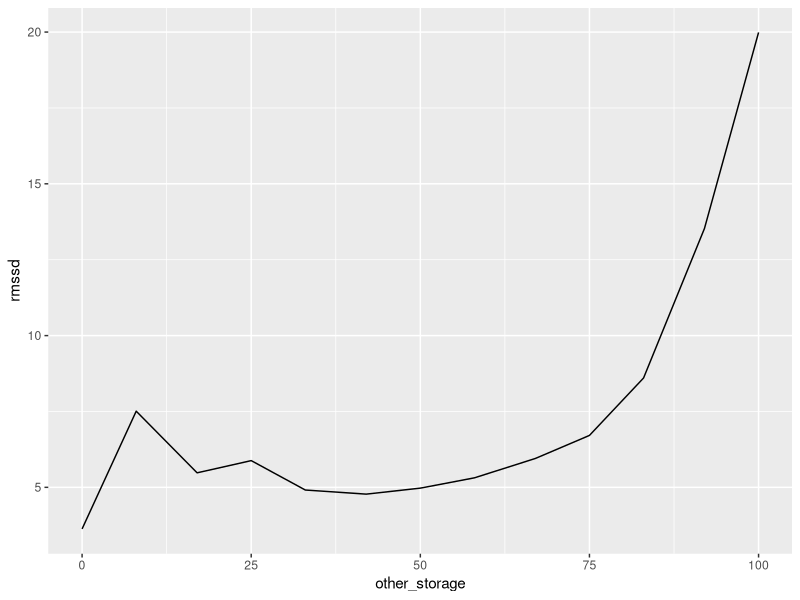
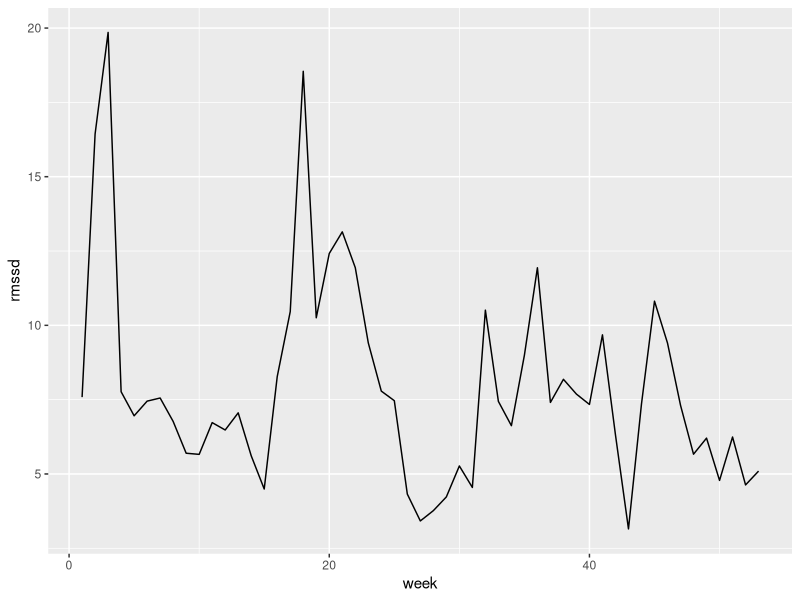
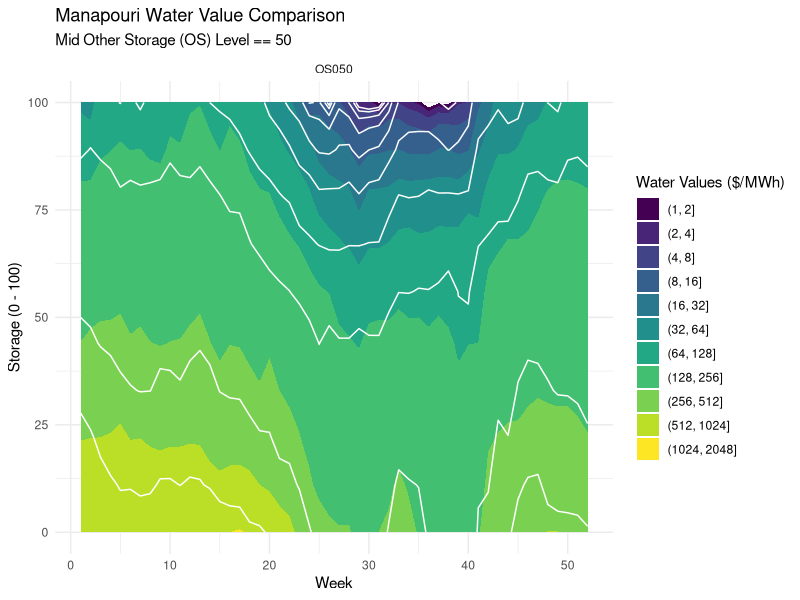
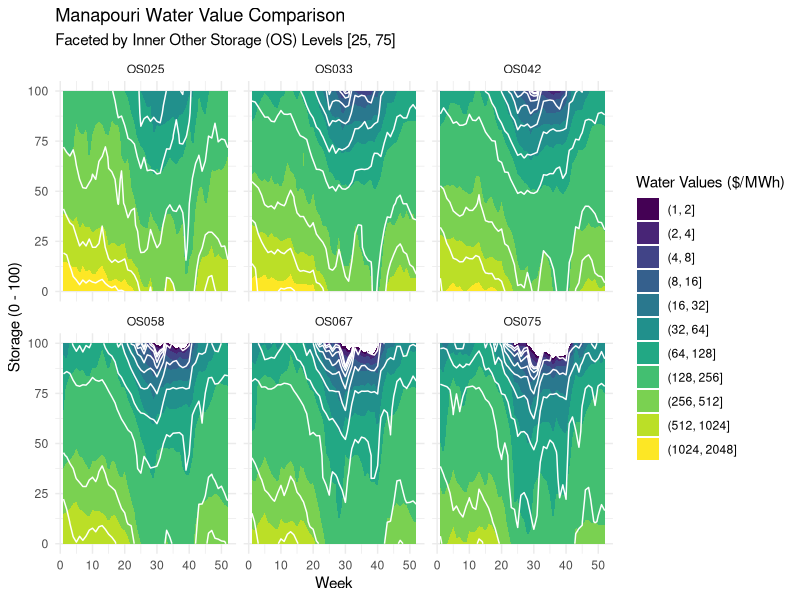
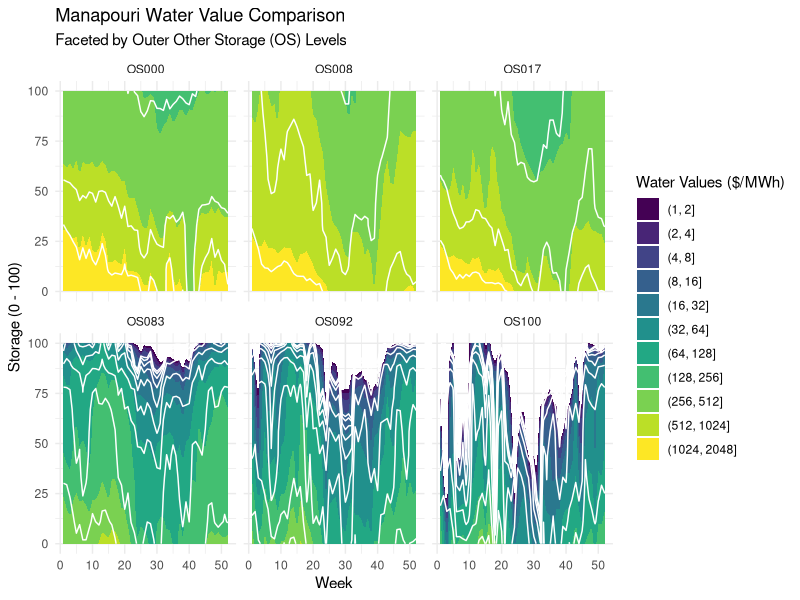
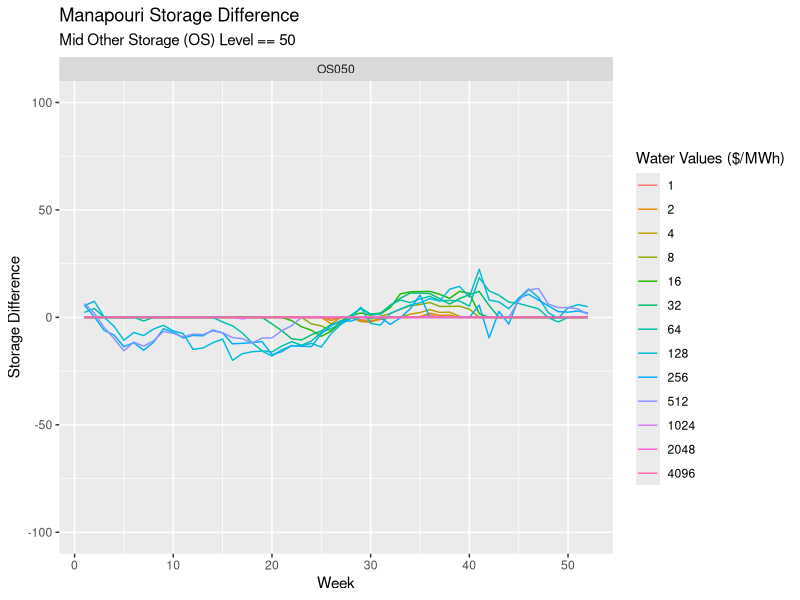
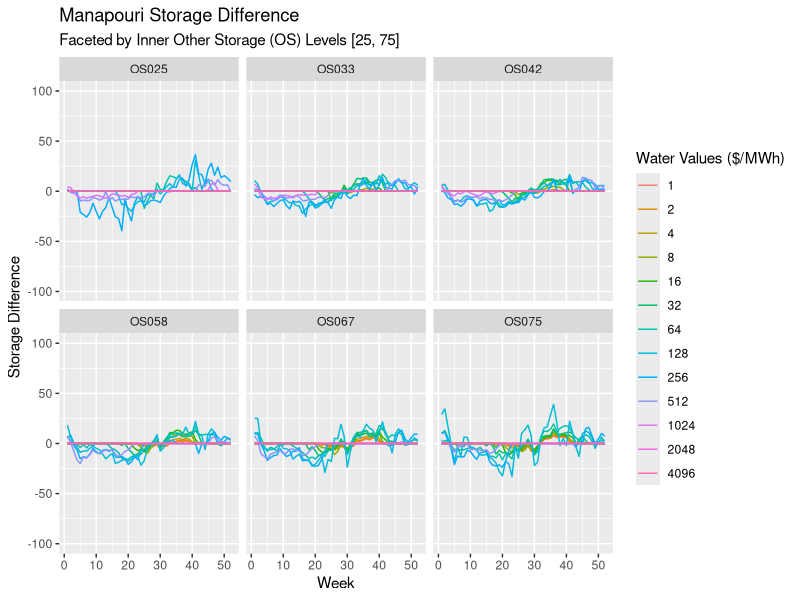
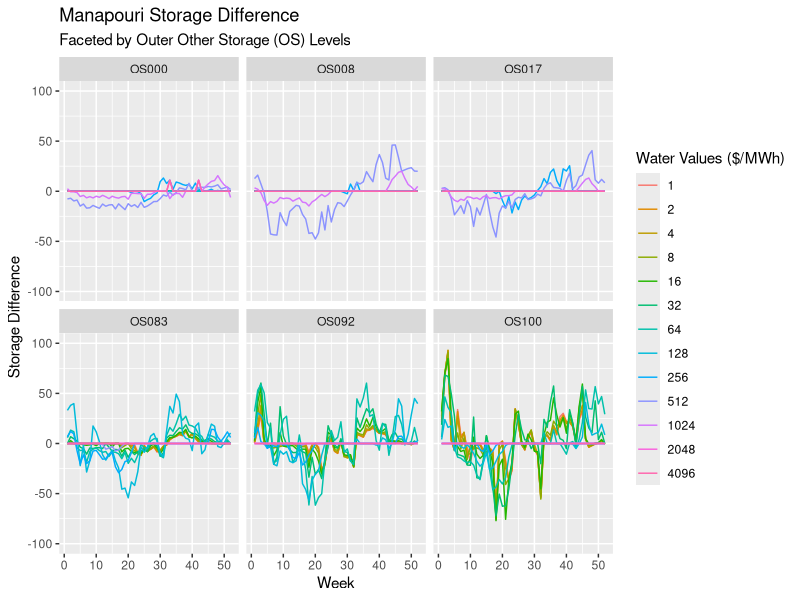

Write the R code that produced these figures, in order.
## ---- chunk 1
knitr::opts_chunk$set(echo = TRUE, warning = FALSE)
library(tidyverse)

## ---- chunk 2
# Load in WVs from full run (91 years + mean joiner)
# Load in WVs from alternate data set
# Run 0020 - 1931-2023 + joiner
# Run 0023 - 1931-1960 + joiner
# Run 0025 - 1941-1970 + joiner
# 

weeks <- 54
burnin <- 80

df <- read_csv("Apr24B_AVG_0011_WVX.csv", show_col_types = FALSE) |>  
  mutate(rn = row_number(),
         week = (rn - 1) %% (weeks + burnin) + 1,
         other_storage = floor((rn-1)/(weeks + burnin)),
         other_storage = round(other_storage / 12 * 100),
         ) |> 
  select(-rn) |> 
  pivot_longer(-c(week, other_storage), 
               names_to = "storage", values_to = "wv_base") |> 
  mutate(storage = round(as.double(storage)*100),
         wv_base = as.double(wv_base),
         os_label = paste0("OS", str_pad(other_storage, width = 3, pad = "0"))
         )

new <- read_csv("Apr24B_0018_WVX.csv", show_col_types = FALSE) |>  
  mutate(rn = row_number(),
         week = (rn - 1) %% (weeks + burnin) + 1,
         other_storage = floor((rn-1)/(weeks + burnin)),
         other_storage = round(other_storage / 12 * 100),
         ) |> 
  select(-rn) |> 
  pivot_longer(-c(week, other_storage), 
               names_to = "storage", values_to = "wv_new") |> 
  mutate(storage = round(as.double(storage)*100),
         wv_new = as.double(wv_new)
         )

## join the two data sets

if (dim(df)[1] != dim(new)[1]) {
  stop("Data sets are not the same length")
} else {
  df <- df |> 
    bind_cols(new[,"wv_new"]) 
}

## ---- chunk 3

week <- 1:(weeks-1)

wv <- 2^(0:12)

other_storage <- df |> 
  distinct(other_storage) |>
  arrange(other_storage) |>
  pull(other_storage)

storage_df <- expand_grid(week = week,
                       wv = wv,
                       other_storage = other_storage)


storage_base <- function(wv, week, other_storage) {
  # filter data by week and storage level
  filtered_df <- df |> 
    filter(week == !!week,
           other_storage == !!other_storage)
  
  # check that there are enough data points to interpolate
  if (nrow(filtered_df) < 2) {
    stop("Not enough data points to interpolate")
  }
  
  # interpolate the data using approx()
  storage_base <- approx(x = filtered_df$wv_base,
                                 y = filtered_df$storage,
                                 xout = wv, rule = 2)$y
  return(storage_base)
}

storage_new <- function(wv, week, other_storage) {
  # filter data by week and storage level
  filtered_df <- df |> 
    filter(week == !!week,
           other_storage == !!other_storage)
  
  # check that there are enough data points to interpolate
  if (nrow(filtered_df) < 2) {
    stop("Not enough data points to interpolate")
  }
  
  # interpolate the data using approx()
  storage_new <- approx(x = filtered_df$wv_new,
                                 y = filtered_df$storage,
                                 xout = wv, rule = 2)$y
  return(storage_new)
}




storage_df <- storage_df |> 
  mutate(stor_base = pmap_dbl(list(wv, week, other_storage), storage_base),
         stor_new = pmap_dbl(list(wv, week, other_storage), storage_new),
         stor_diff = stor_new - stor_base, 
         sq_stor_diff = stor_diff^2,
         os_label = paste0("OS", str_pad(other_storage, width = 3, pad = "0"))
         )

# Define %notin% operator
`%notin%` <- function(x, y) {
  !(x %in% y)
}


storage_df %>% 
  group_by(other_storage) %>%
  summarise(rmssd = sqrt(mean(sq_stor_diff))) %>% 
  ggplot(aes(x = other_storage, y = rmssd)) +
  geom_line()

storage_df %>% 
  group_by(week) %>%
  summarise(rmssd = sqrt(mean(sq_stor_diff))) %>% 
  ggplot(aes(x = week, y = rmssd)) +
  geom_line()


storage_df %>% 
  group_by(other_storage) %>%
  summarise(rmssd = sqrt(mean(sq_stor_diff))) %>% 
  print()

head(storage_df)

## ---- chunk 4

df %>% 
  filter(week < 53,
         other_storage %in% c(50)
         ) |>
  ggplot() +
  geom_contour_filled(aes(x = week, y = storage, z = wv_base), breaks = wv) + # Base fill
  geom_contour(aes(x = week, y = storage, z = wv_new), color = "white", breaks = wv) +  # New line
  labs(title = "Manapouri Water Value Comparison",
       subtitle = "Mid Other Storage (OS) Level == 50",
       fill = "Water Values ($/MWh)",
       x = "Week",
       y = "Storage (0 - 100)") +
  facet_wrap(~os_label, nrow = 1) +
  theme_minimal()

df %>% 
  filter(week < 53,
         between(other_storage, 25, 75),
         other_storage != 50 # %in% c(25,33,42,58,67,75)
         ) |>
  ggplot() +
  geom_contour_filled(aes(x = week, y = storage, z = wv_base), breaks = wv) +
  geom_contour(aes(x = week, y = storage, z = wv_new), color = "white", breaks = wv) +  # Add contour lines for clarity
  labs(title = "Manapouri Water Value Comparison",
       subtitle = "Faceted by Inner Other Storage (OS) Levels [25, 75]",
       fill = "Water Values ($/MWh)",
       x = "Week",
       y = "Storage (0 - 100)") +
  facet_wrap(~os_label, nrow = 2) +
  theme_minimal()

df %>% 
  filter(week < 53,
         !between(other_storage, 25, 75) # %notin% c(25,33,42,50,58,67,75)
         ) |>
  ggplot() +
  geom_contour_filled(aes(x = week, y = storage, z = wv_base), breaks = wv) +
  geom_contour(aes(x = week, y = storage, z = wv_new), color = "white", breaks = wv) +  # Add contour lines for clarity
  labs(title = "Manapouri Water Value Comparison",
       subtitle = "Faceted by Outer Other Storage (OS) Levels",
       fill = "Water Values ($/MWh)",
       x = "Week",
       y = "Storage (0 - 100)") +
  facet_wrap(~os_label, nrow = 2) +
  theme_minimal()

## ---- chunk 5

storage_df |> 
  filter(week < 53,
         other_storage == 50
         ) |>
  ggplot(aes(x = week, y = stor_diff, group = wv)) +
  geom_line(aes(color = as.factor(wv))) +
  ylim(-100, 100) +
  labs(title = "Manapouri Storage Difference",
       subtitle = "Mid Other Storage (OS) Level == 50",
       x = "Week",
       y = "Storage Difference",
       color = "Water Values ($/MWh)") +
  facet_wrap(~os_label, nrow = 1)

storage_df |> 
  filter(week < 53,
         other_storage != 50,
         between(other_storage, 25, 75)
         ) |>
  ggplot(aes(x = week, y = stor_diff, group = wv)) +
  geom_line(aes(color = as.factor(wv))) +
  ylim(-100, 100) +
  labs(title = "Manapouri Storage Difference",
       subtitle = "Faceted by Inner Other Storage (OS) Levels [25, 75]",
       x = "Week",
       y = "Storage Difference",
       color = "Water Values ($/MWh)") +
  facet_wrap(~os_label, nrow = 2)

storage_df |> 
  filter(week < 53,
         !between(other_storage, 25, 75)
         ) |>
  ggplot(aes(x = week, y = stor_diff, group = wv)) +
  geom_line(aes(color = as.factor(wv))) +
  ylim(-100, 100) +
  labs(title = "Manapouri Storage Difference",
       subtitle = "Faceted by Outer Other Storage (OS) Levels",
       x = "Week",
       y = "Storage Difference",
       color = "Water Values ($/MWh)") +
  facet_wrap(~os_label, nrow = 2)

## ---- chunk 6

inner_rmssd <- storage_df %>% 
  filter(week < 53,
         between(other_storage, 25, 75)) |>
  group_by(other_storage,week) %>%
  summarise(rmssd = sqrt(mean(sq_stor_diff)), .groups = "drop") |>
  pivot_wider(names_from = other_storage, values_from = rmssd) |>
  rename_with(
    .fn = ~ paste0("OS", str_pad(.x, width = 3, pad = "0")),
    .cols = -1
  ) |>
  mutate(Mean = rowMeans(across(-week))) %>% 
  pivot_longer(-week, names_to = "OS", values_to = "rmssd")

inner_rmssd |>
  filter(OS != "Mean") |>
  pull(rmssd) |>
  summary() |>
  print()

outer_rmssd <- storage_df %>% 
  filter(week < 53,
         !between(other_storage, 25, 75)) |>
  group_by(other_storage,week) %>%
  summarise(rmssd = sqrt(mean(sq_stor_diff)), .groups = "drop") |>
  pivot_wider(names_from = other_storage, values_from = rmssd) |>
  rename_with(
    .fn = ~ paste0("OS", str_pad(.x, width = 3, pad = "0")),
    .cols = -1
  ) |>
  mutate(Mean = rowMeans(across(-week))) %>% 
  pivot_longer(-week, names_to = "OS", values_to = "rmssd")

outer_rmssd |>
  filter(OS != "Mean") |>
  pull(rmssd) |>
  summary() |>
  print()

#Grand_Mean_RMSSD <- Summary_RMSSD[4] # pulls mean from summary output

inner_rmssd |>
  filter(OS != "Mean") %>% 
  ggplot(aes(x = week, y = rmssd, group = OS)) +
  geom_line(aes(color = "blue"),linewidth = .3) +
  geom_line(data = inner_rmssd %>% filter(OS == "Mean"), aes(x = week, y = rmssd),
            color = "black", linetype = "dashed", linewidth = 0.7) +
  #annotate("text", x = Inf, y = 15, label = "Weekly Mean (dashed)", hjust = 1.1, color = "black", size = 4) +
  #annotate("text", x = Inf, y = 14, label = "Grand Mean (solid)", hjust = 1.1, color = "black", size = 4) +
  #geom_hline(yintercept = Grand_Mean_RMSSD, color = "black", linewidth = 1) +
  labs(title = "Manapouri Root Mean Squared Storage Difference",
       subtitle = "by Week and Other Storage Level",
       x = "Week",
       y = "RMSSD",
       color = "Other Storage Levels") +
  theme_minimal()

